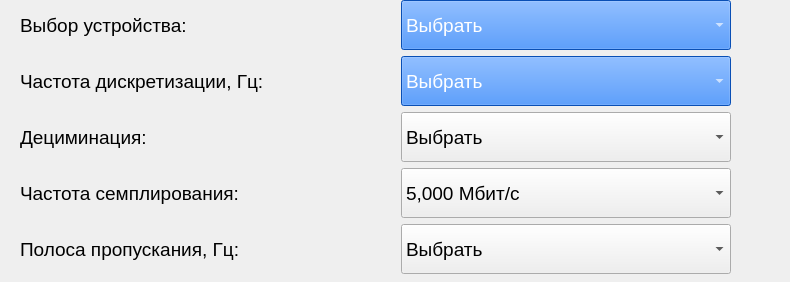
      <widget class="QWidget" name="page_3">
       <property name="geometry">
        <rect>
         <x>0</x>
         <y>0</y>
         <width>790</width>
         <height>282</height>
        </rect>
       </property>
       <attribute name="label">
        <string>Вход</string>
       </attribute>
       <widget class="QWidget" name="formLayoutWidget">
        <property name="geometry">
         <rect>
          <x>0</x>
          <y>0</y>
          <width>734</width>
          <height>281</height>
         </rect>
        </property>
        <layout class="QFormLayout" name="formLayout">
         <item row="0" column="0">
          <widget class="QLabel" name="label_10">
           <property name="minimumSize">
            <size>
             <width>395</width>
             <height>50</height>
            </size>
           </property>
           <property name="maximumSize">
            <size>
             <width>395</width>
             <height>30</height>
            </size>
           </property>
           <property name="sizeIncrement">
            <size>
             <width>0</width>
             <height>0</height>
            </size>
           </property>
           <property name="font">
            <font>
             <family>Arial</family>
             <pointsize>14</pointsize>
            </font>
           </property>
           <property name="contextMenuPolicy">
            <enum>Qt::DefaultContextMenu</enum>
           </property>
           <property name="layoutDirection">
            <enum>Qt::LeftToRight</enum>
           </property>
           <property name="text">
            <string>Выбор устройства:</string>
           </property>
           <property name="alignment">
            <set>Qt::AlignLeading|Qt::AlignLeft|Qt::AlignVCenter</set>
           </property>
           <property name="wordWrap">
            <bool>false</bool>
           </property>
           <property name="indent">
            <number>20</number>
           </property>
           <property name="openExternalLinks">
            <bool>false</bool>
           </property>
          </widget>
         </item>
         <item row="0" column="1">
          <widget class="QComboBox" name="comboBox_devices">
           <property name="enabled">
            <bool>true</bool>
           </property>
           <property name="minimumSize">
            <size>
             <width>330</width>
             <height>50</height>
            </size>
           </property>
           <property name="maximumSize">
            <size>
             <width>300</width>
             <height>30</height>
            </size>
           </property>
           <property name="palette">
            <palette>
             <active>
              <colorrole role="WindowText">
               <brush brushstyle="SolidPattern">
                <color alpha="255">
                 <red>255</red>
                 <green>255</green>
                 <blue>255</blue>
                </color>
               </brush>
              </colorrole>
              <colorrole role="Button">
               <brush brushstyle="SolidPattern">
                <color alpha="255">
                 <red>13</red>
                 <green>110</green>
                 <blue>253</blue>
                </color>
               </brush>
              </colorrole>
              <colorrole role="Text">
               <brush brushstyle="SolidPattern">
                <color alpha="255">
                 <red>255</red>
                 <green>255</green>
                 <blue>255</blue>
                </color>
               </brush>
              </colorrole>
              <colorrole role="ButtonText">
               <brush brushstyle="SolidPattern">
                <color alpha="255">
                 <red>255</red>
                 <green>255</green>
                 <blue>255</blue>
                </color>
               </brush>
              </colorrole>
              <colorrole role="Base">
               <brush brushstyle="SolidPattern">
                <color alpha="255">
                 <red>13</red>
                 <green>110</green>
                 <blue>253</blue>
                </color>
               </brush>
              </colorrole>
              <colorrole role="Window">
               <brush brushstyle="SolidPattern">
                <color alpha="255">
                 <red>13</red>
                 <green>110</green>
                 <blue>253</blue>
                </color>
               </brush>
              </colorrole>
              <colorrole role="Highlight">
               <brush brushstyle="SolidPattern">
                <color alpha="255">
                 <red>144</red>
                 <green>238</green>
                 <blue>144</blue>
                </color>
               </brush>
              </colorrole>
             </active>
             <inactive>
              <colorrole role="WindowText">
               <brush brushstyle="SolidPattern">
                <color alpha="255">
                 <red>255</red>
                 <green>255</green>
                 <blue>255</blue>
                </color>
               </brush>
              </colorrole>
              <colorrole role="Button">
               <brush brushstyle="SolidPattern">
                <color alpha="255">
                 <red>13</red>
                 <green>110</green>
                 <blue>253</blue>
                </color>
               </brush>
              </colorrole>
              <colorrole role="Text">
               <brush brushstyle="SolidPattern">
                <color alpha="255">
                 <red>255</red>
                 <green>255</green>
                 <blue>255</blue>
                </color>
               </brush>
              </colorrole>
              <colorrole role="ButtonText">
               <brush brushstyle="SolidPattern">
                <color alpha="255">
                 <red>255</red>
                 <green>255</green>
                 <blue>255</blue>
                </color>
               </brush>
              </colorrole>
              <colorrole role="Base">
               <brush brushstyle="SolidPattern">
                <color alpha="255">
                 <red>13</red>
                 <green>110</green>
                 <blue>253</blue>
                </color>
               </brush>
              </colorrole>
              <colorrole role="Window">
               <brush brushstyle="SolidPattern">
                <color alpha="255">
                 <red>13</red>
                 <green>110</green>
                 <blue>253</blue>
                </color>
               </brush>
              </colorrole>
              <colorrole role="Highlight">
               <brush brushstyle="SolidPattern">
                <color alpha="255">
                 <red>144</red>
                 <green>238</green>
                 <blue>144</blue>
                </color>
               </brush>
              </colorrole>
             </inactive>
             <disabled>
              <colorrole role="WindowText">
               <brush brushstyle="SolidPattern">
                <color alpha="255">
                 <red>255</red>
                 <green>255</green>
                 <blue>255</blue>
                </color>
               </brush>
              </colorrole>
              <colorrole role="Button">
               <brush brushstyle="SolidPattern">
                <color alpha="255">
                 <red>13</red>
                 <green>110</green>
                 <blue>253</blue>
                </color>
               </brush>
              </colorrole>
              <colorrole role="Text">
               <brush brushstyle="SolidPattern">
                <color alpha="255">
                 <red>255</red>
                 <green>255</green>
                 <blue>255</blue>
                </color>
               </brush>
              </colorrole>
              <colorrole role="ButtonText">
               <brush brushstyle="SolidPattern">
                <color alpha="255">
                 <red>255</red>
                 <green>255</green>
                 <blue>255</blue>
                </color>
               </brush>
              </colorrole>
              <colorrole role="Base">
               <brush brushstyle="SolidPattern">
                <color alpha="255">
                 <red>13</red>
                 <green>110</green>
                 <blue>253</blue>
                </color>
               </brush>
              </colorrole>
              <colorrole role="Window">
               <brush brushstyle="SolidPattern">
                <color alpha="255">
                 <red>13</red>
                 <green>110</green>
                 <blue>253</blue>
                </color>
               </brush>
              </colorrole>
              <colorrole role="Highlight">
               <brush brushstyle="SolidPattern">
                <color alpha="255">
                 <red>144</red>
                 <green>238</green>
                 <blue>144</blue>
                </color>
               </brush>
              </colorrole>
             </disabled>
            </palette>
           </property>
           <property name="font">
            <font>
             <family>Arial</family>
             <pointsize>14</pointsize>
             <weight>50</weight>
             <italic>false</italic>
             <bold>false</bold>
            </font>
           </property>
           <property name="tabletTracking">
            <bool>false</bool>
           </property>
           <property name="focusPolicy">
            <enum>Qt::WheelFocus</enum>
           </property>
           <property name="contextMenuPolicy">
            <enum>Qt::DefaultContextMenu</enum>
           </property>
           <property name="layoutDirection">
            <enum>Qt::LeftToRight</enum>
           </property>
           <property name="editable">
            <bool>false</bool>
           </property>
           <item>
            <property name="text">
             <string>Выбрать</string>
            </property>
           </item>
           <item>
            <property name="text">
             <string>Удаленное подключение</string>
            </property>
           </item>
           <item>
            <property name="text">
             <string>Подключение по USB</string>
            </property>
           </item>
           <item>
            <property name="text">
             <string>Подключение через SoapySDR</string>
            </property>
           </item>
          </widget>
         </item>
         <item row="1" column="0">
          <widget class="QLabel" name="label_12">
           <property name="enabled">
            <bool>true</bool>
           </property>
           <property name="minimumSize">
            <size>
             <width>395</width>
             <height>50</height>
            </size>
           </property>
           <property name="maximumSize">
            <size>
             <width>395</width>
             <height>30</height>
            </size>
           </property>
           <property name="sizeIncrement">
            <size>
             <width>0</width>
             <height>0</height>
            </size>
           </property>
           <property name="font">
            <font>
             <family>Arial</family>
             <pointsize>14</pointsize>
            </font>
           </property>
           <property name="contextMenuPolicy">
            <enum>Qt::DefaultContextMenu</enum>
           </property>
           <property name="layoutDirection">
            <enum>Qt::LeftToRight</enum>
           </property>
           <property name="text">
            <string>Частота дискретизации, Гц:</string>
           </property>
           <property name="alignment">
            <set>Qt::AlignLeading|Qt::AlignLeft|Qt::AlignVCenter</set>
           </property>
           <property name="wordWrap">
            <bool>false</bool>
           </property>
           <property name="indent">
            <number>20</number>
           </property>
           <property name="openExternalLinks">
            <bool>false</bool>
           </property>
          </widget>
         </item>
         <item row="1" column="1">
          <widget class="QComboBox" name="comboBox_first_samp_freq">
           <property name="minimumSize">
            <size>
             <width>330</width>
             <height>50</height>
            </size>
           </property>
           <property name="maximumSize">
            <size>
             <width>300</width>
             <height>30</height>
            </size>
           </property>
           <property name="palette">
            <palette>
             <active>
              <colorrole role="WindowText">
               <brush brushstyle="SolidPattern">
                <color alpha="255">
                 <red>255</red>
                 <green>255</green>
                 <blue>255</blue>
                </color>
               </brush>
              </colorrole>
              <colorrole role="Button">
               <brush brushstyle="SolidPattern">
                <color alpha="255">
                 <red>13</red>
                 <green>110</green>
                 <blue>253</blue>
                </color>
               </brush>
              </colorrole>
              <colorrole role="Text">
               <brush brushstyle="SolidPattern">
                <color alpha="255">
                 <red>255</red>
                 <green>255</green>
                 <blue>255</blue>
                </color>
               </brush>
              </colorrole>
              <colorrole role="ButtonText">
               <brush brushstyle="SolidPattern">
                <color alpha="255">
                 <red>255</red>
                 <green>255</green>
                 <blue>255</blue>
                </color>
               </brush>
              </colorrole>
              <colorrole role="Base">
               <brush brushstyle="SolidPattern">
                <color alpha="255">
                 <red>13</red>
                 <green>110</green>
                 <blue>253</blue>
                </color>
               </brush>
              </colorrole>
              <colorrole role="Window">
               <brush brushstyle="SolidPattern">
                <color alpha="255">
                 <red>13</red>
                 <green>110</green>
                 <blue>253</blue>
                </color>
               </brush>
              </colorrole>
              <colorrole role="Highlight">
               <brush brushstyle="SolidPattern">
                <color alpha="255">
                 <red>144</red>
                 <green>238</green>
                 <blue>144</blue>
                </color>
               </brush>
              </colorrole>
             </active>
             <inactive>
              <colorrole role="WindowText">
               <brush brushstyle="SolidPattern">
                <color alpha="255">
                 <red>255</red>
                 <green>255</green>
                 <blue>255</blue>
                </color>
               </brush>
              </colorrole>
              <colorrole role="Button">
               <brush brushstyle="SolidPattern">
                <color alpha="255">
                 <red>13</red>
                 <green>110</green>
                 <blue>253</blue>
                </color>
               </brush>
              </colorrole>
              <colorrole role="Text">
               <brush brushstyle="SolidPattern">
                <color alpha="255">
                 <red>255</red>
                 <green>255</green>
                 <blue>255</blue>
                </color>
               </brush>
              </colorrole>
              <colorrole role="ButtonText">
               <brush brushstyle="SolidPattern">
                <color alpha="255">
                 <red>255</red>
                 <green>255</green>
                 <blue>255</blue>
                </color>
               </brush>
              </colorrole>
              <colorrole role="Base">
               <brush brushstyle="SolidPattern">
                <color alpha="255">
                 <red>13</red>
                 <green>110</green>
                 <blue>253</blue>
                </color>
               </brush>
              </colorrole>
              <colorrole role="Window">
               <brush brushstyle="SolidPattern">
                <color alpha="255">
                 <red>13</red>
                 <green>110</green>
                 <blue>253</blue>
                </color>
               </brush>
              </colorrole>
              <colorrole role="Highlight">
               <brush brushstyle="SolidPattern">
                <color alpha="255">
                 <red>144</red>
                 <green>238</green>
                 <blue>144</blue>
                </color>
               </brush>
              </colorrole>
             </inactive>
             <disabled>
              <colorrole role="WindowText">
               <brush brushstyle="SolidPattern">
                <color alpha="255">
                 <red>255</red>
                 <green>255</green>
                 <blue>255</blue>
                </color>
               </brush>
              </colorrole>
              <colorrole role="Button">
               <brush brushstyle="SolidPattern">
                <color alpha="255">
                 <red>13</red>
                 <green>110</green>
                 <blue>253</blue>
                </color>
               </brush>
              </colorrole>
              <colorrole role="Text">
               <brush brushstyle="SolidPattern">
                <color alpha="255">
                 <red>255</red>
                 <green>255</green>
                 <blue>255</blue>
                </color>
               </brush>
              </colorrole>
              <colorrole role="ButtonText">
               <brush brushstyle="SolidPattern">
                <color alpha="255">
                 <red>255</red>
                 <green>255</green>
                 <blue>255</blue>
                </color>
               </brush>
              </colorrole>
              <colorrole role="Base">
               <brush brushstyle="SolidPattern">
                <color alpha="255">
                 <red>13</red>
                 <green>110</green>
                 <blue>253</blue>
                </color>
               </brush>
              </colorrole>
              <colorrole role="Window">
               <brush brushstyle="SolidPattern">
                <color alpha="255">
                 <red>13</red>
                 <green>110</green>
                 <blue>253</blue>
                </color>
               </brush>
              </colorrole>
              <colorrole role="Highlight">
               <brush brushstyle="SolidPattern">
                <color alpha="255">
                 <red>144</red>
                 <green>238</green>
                 <blue>144</blue>
                </color>
               </brush>
              </colorrole>
             </disabled>
            </palette>
           </property>
           <property name="font">
            <font>
             <family>Arial</family>
             <pointsize>14</pointsize>
             <weight>50</weight>
             <italic>false</italic>
             <bold>false</bold>
            </font>
           </property>
           <property name="contextMenuPolicy">
            <enum>Qt::DefaultContextMenu</enum>
           </property>
           <property name="layoutDirection">
            <enum>Qt::LeftToRight</enum>
           </property>
           <item>
            <property name="text">
             <string>Выбрать</string>
            </property>
           </item>
          </widget>
         </item>
         <item row="2" column="0">
          <widget class="QLabel" name="label_14">
           <property name="minimumSize">
            <size>
             <width>395</width>
             <height>50</height>
            </size>
           </property>
           <property name="maximumSize">
            <size>
             <width>395</width>
             <height>30</height>
            </size>
           </property>
           <property name="sizeIncrement">
            <size>
             <width>0</width>
             <height>0</height>
            </size>
           </property>
           <property name="font">
            <font>
             <family>Arial</family>
             <pointsize>14</pointsize>
            </font>
           </property>
           <property name="contextMenuPolicy">
            <enum>Qt::DefaultContextMenu</enum>
           </property>
           <property name="layoutDirection">
            <enum>Qt::LeftToRight</enum>
           </property>
           <property name="text">
            <string>Дециминация:</string>
           </property>
           <property name="alignment">
            <set>Qt::AlignLeading|Qt::AlignLeft|Qt::AlignVCenter</set>
           </property>
           <property name="wordWrap">
            <bool>false</bool>
           </property>
           <property name="indent">
            <number>20</number>
           </property>
           <property name="openExternalLinks">
            <bool>false</bool>
           </property>
          </widget>
         </item>
         <item row="2" column="1">
          <widget class="QComboBox" name="comboBox_decim">
           <property name="enabled">
            <bool>true</bool>
           </property>
           <property name="minimumSize">
            <size>
             <width>330</width>
             <height>50</height>
            </size>
           </property>
           <property name="maximumSize">
            <size>
             <width>300</width>
             <height>30</height>
            </size>
           </property>
           <property name="font">
            <font>
             <family>Arial</family>
             <pointsize>14</pointsize>
             <weight>50</weight>
             <italic>false</italic>
             <bold>false</bold>
            </font>
           </property>
           <property name="tabletTracking">
            <bool>false</bool>
           </property>
           <property name="focusPolicy">
            <enum>Qt::WheelFocus</enum>
           </property>
           <property name="contextMenuPolicy">
            <enum>Qt::DefaultContextMenu</enum>
           </property>
           <property name="layoutDirection">
            <enum>Qt::LeftToRight</enum>
           </property>
           <property name="editable">
            <bool>false</bool>
           </property>
           <item>
            <property name="text">
             <string>Выбрать</string>
            </property>
           </item>
           <item>
            <property name="text">
             <string>Да</string>
            </property>
           </item>
           <item>
            <property name="text">
             <string>Нет</string>
            </property>
           </item>
          </widget>
         </item>
         <item row="3" column="0">
          <widget class="QLabel" name="label_15">
           <property name="minimumSize">
            <size>
             <width>395</width>
             <height>50</height>
            </size>
           </property>
           <property name="maximumSize">
            <size>
             <width>395</width>
             <height>30</height>
            </size>
           </property>
           <property name="sizeIncrement">
            <size>
             <width>0</width>
             <height>0</height>
            </size>
           </property>
           <property name="font">
            <font>
             <family>Arial</family>
             <pointsize>14</pointsize>
            </font>
           </property>
           <property name="contextMenuPolicy">
            <enum>Qt::DefaultContextMenu</enum>
           </property>
           <property name="layoutDirection">
            <enum>Qt::LeftToRight</enum>
           </property>
           <property name="text">
            <string>Частота семплирования:</string>
           </property>
           <property name="alignment">
            <set>Qt::AlignLeading|Qt::AlignLeft|Qt::AlignVCenter</set>
           </property>
           <property name="wordWrap">
            <bool>false</bool>
           </property>
           <property name="indent">
            <number>20</number>
           </property>
           <property name="openExternalLinks">
            <bool>false</bool>
           </property>
          </widget>
         </item>
         <item row="3" column="1">
          <widget class="QComboBox" name="comboBox_mbits">
           <property name="minimumSize">
            <size>
             <width>330</width>
             <height>50</height>
            </size>
           </property>
           <property name="maximumSize">
            <size>
             <width>300</width>
             <height>30</height>
            </size>
           </property>
           <property name="font">
            <font>
             <family>Arial</family>
             <pointsize>14</pointsize>
             <weight>50</weight>
             <italic>false</italic>
             <bold>false</bold>
            </font>
           </property>
           <property name="contextMenuPolicy">
            <enum>Qt::DefaultContextMenu</enum>
           </property>
           <property name="layoutDirection">
            <enum>Qt::LeftToRight</enum>
           </property>
           <item>
            <property name="text">
             <string>5,000 Мбит/c</string>
            </property>
           </item>
          </widget>
         </item>
         <item row="4" column="0">
          <widget class="QLabel" name="label_16">
           <property name="minimumSize">
            <size>
             <width>395</width>
             <height>50</height>
            </size>
           </property>
           <property name="maximumSize">
            <size>
             <width>395</width>
             <height>30</height>
            </size>
           </property>
           <property name="sizeIncrement">
            <size>
             <width>0</width>
             <height>0</height>
            </size>
           </property>
           <property name="font">
            <font>
             <family>Arial</family>
             <pointsize>14</pointsize>
            </font>
           </property>
           <property name="contextMenuPolicy">
            <enum>Qt::DefaultContextMenu</enum>
           </property>
           <property name="layoutDirection">
            <enum>Qt::LeftToRight</enum>
           </property>
           <property name="text">
            <string>Полоса пропускания, Гц:</string>
           </property>
           <property name="alignment">
            <set>Qt::AlignLeading|Qt::AlignLeft|Qt::AlignVCenter</set>
           </property>
           <property name="wordWrap">
            <bool>false</bool>
           </property>
           <property name="indent">
            <number>20</number>
           </property>
           <property name="openExternalLinks">
            <bool>false</bool>
           </property>
          </widget>
         </item>
         <item row="4" column="1">
          <widget class="QComboBox" name="comboBox_bandwidth">
           <property name="minimumSize">
            <size>
             <width>330</width>
             <height>50</height>
            </size>
           </property>
           <property name="maximumSize">
            <size>
             <width>300</width>
             <height>30</height>
            </size>
           </property>
           <property name="font">
            <font>
             <family>Arial</family>
             <pointsize>14</pointsize>
             <weight>50</weight>
             <italic>false</italic>
             <bold>false</bold>
            </font>
           </property>
           <property name="contextMenuPolicy">
            <enum>Qt::DefaultContextMenu</enum>
           </property>
           <property name="layoutDirection">
            <enum>Qt::LeftToRight</enum>
           </property>
           <item>
            <property name="text">
             <string>Выбрать</string>
            </property>
           </item>
          </widget>
         </item>
        </layout>
       </widget>
      </widget>
